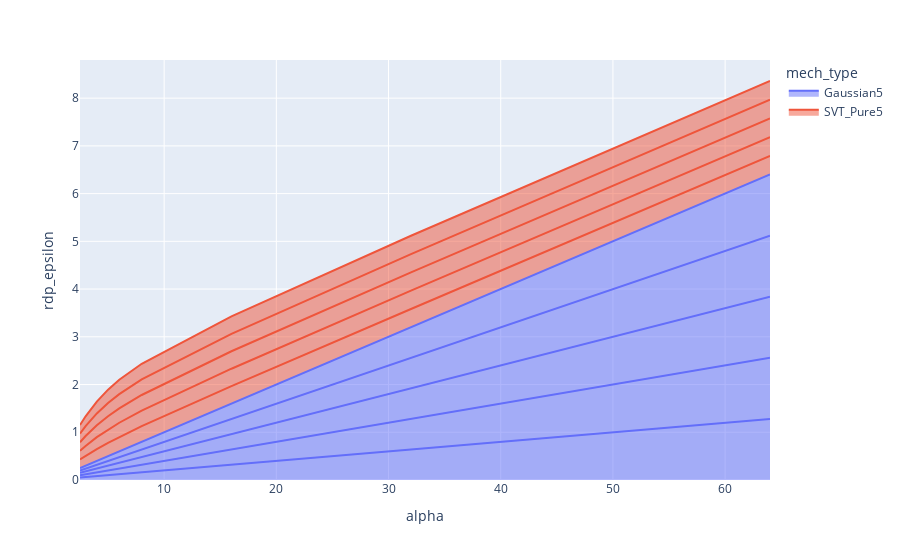

The notebook cell saved with this chart:
### Markdown cell above
## Standard (Laplace) sparse vector, converted to RDP with a pure DP upper bound

### Code cell
curves = {}
for i in range(5):
    curves[f"Gaussian5-{i}"] =  GaussianCurve(sigma=5)
    curves[f"SVT_Pure5-{i}"] = PureDPtoRDP(1/5+1/5)
df = df_normalized_curves(curves)
px.area(df, x="alpha", y="rdp_epsilon", color="mech_type", line_group="mech_name")

### Figure 1 — Plotly figure (JSON) as saved in the notebook; plotly's stock layout.template omitted (floating-point values rounded to 4 significant figures)
{"data": [{"fillpattern": {"shape": ""}, "hovertemplate": "mech_type=Gaussian5<br>mech_name=Gaussian5-0<br>alpha=%{x}<br>rdp_epsilon=%{y}<extra></extra>", "legendgroup": "Gaussian5", "line": {"color": "#636efa"}, "marker": {"symbol": "circle"}, "mode": "lines", "name": "Gaussian5", "orientation": "v", "showlegend": true, "stackgroup": "1", "type": "scatter", "x": [2.5, 3, 4, 5, 6, 8, 16, 32, 64], "xaxis": "x", "y": [0.05, 0.06, 0.08, 0.1, 0.12, 0.16, 0.32, 0.64, 1.28], "yaxis": "y"}, {"fillpattern": {"shape": ""}, "hovertemplate": "mech_type=Gaussian5<br>mech_name=Gaussian5-1<br>alpha=%{x}<br>rdp_epsilon=%{y}<extra></extra>", "legendgroup": "Gaussian5", "line": {"color": "#636efa"}, "marker": {"symbol": "circle"}, "mode": "lines", "name": "Gaussian5", "orientation": "v", "showlegend": false, "stackgroup": "1", "type": "scatter", "x": [2.5, 3, 4, 5, 6, 8, 16, 32, 64], "xaxis": "x", "y": [0.05, 0.06, 0.08, 0.1, 0.12, 0.16, 0.32, 0.64, 1.28], "yaxis": "y"}, {"fillpattern": {"shape": ""}, "hovertemplate": "mech_type=Gaussian5<br>mech_name=Gaussian5-2<br>alpha=%{x}<br>rdp_epsilon=%{y}<extra></extra>", "legendgroup": "Gaussian5", "line": {"color": "#636efa"}, "marker": {"symbol": "circle"}, "mode": "lines", "name": "Gaussian5", "orientation": "v", "showlegend": false, "stackgroup": "1", "type": "scatter", "x": [2.5, 3, 4, 5, 6, 8, 16, 32, 64], "xaxis": "x", "y": [0.05, 0.06, 0.08, 0.1, 0.12, 0.16, 0.32, 0.64, 1.28], "yaxis": "y"}, {"fillpattern": {"shape": ""}, "hovertemplate": "mech_type=Gaussian5<br>mech_name=Gaussian5-3<br>alpha=%{x}<br>rdp_epsilon=%{y}<extra></extra>", "legendgroup": "Gaussian5", "line": {"color": "#636efa"}, "marker": {"symbol": "circle"}, "mode": "lines", "name": "Gaussian5", "orientation": "v", "showlegend": false, "stackgroup": "1", "type": "scatter", "x": [2.5, 3, 4, 5, 6, 8, 16, 32, 64], "xaxis": "x", "y": [0.05, 0.06, 0.08, 0.1, 0.12, 0.16, 0.32, 0.64, 1.28], "yaxis": "y"}, {"fillpattern": {"shape": ""}, "hovertemplate": "mech_type=Gaussian5<br>mech_name=Gaussian5-4<br>alpha=%{x}<br>rdp_epsilon=%{y}<extra></extra>", "legendgroup": "Gaussian5", "line": {"color": "#636efa"}, "marker": {"symbol": "circle"}, "mode": "lines", "name": "Gaussian5", "orientation": "v", "showlegend": false, "stackgroup": "1", "type": "scatter", "x": [2.5, 3, 4, 5, 6, 8, 16, 32, 64], "xaxis": "x", "y": [0.05, 0.06, 0.08, 0.1, 0.12, 0.16, 0.32, 0.64, 1.28], "yaxis": "y"}, {"fillpattern": {"shape": ""}, "hovertemplate": "mech_type=SVT_Pure5<br>mech_name=SVT_Pure5-0<br>alpha=%{x}<br>rdp_epsilon=%{y}<extra></extra>", "legendgroup": "SVT_Pure5", "line": {"color": "#EF553B"}, "marker": {"symbol": "circle"}, "mode": "lines", "name": "SVT_Pure5", "orientation": "v", "showlegend": true, "stackgroup": "1", "type": "scatter", "x": [2.5, 3, 4, 5, 6, 8, 16, 32, 64], "xaxis": "x", "y": [0.1806, 0.207, 0.2487, 0.2785, 0.2998, 0.3271, 0.3658, 0.3835, 0.3919], "yaxis": "y"}, {"fillpattern": {"shape": ""}, "hovertemplate": "mech_type=SVT_Pure5<br>mech_name=SVT_Pure5-1<br>alpha=%{x}<br>rdp_epsilon=%{y}<extra></extra>", "legendgroup": "SVT_Pure5", "line": {"color": "#EF553B"}, "marker": {"symbol": "circle"}, "mode": "lines", "name": "SVT_Pure5", "orientation": "v", "showlegend": false, "stackgroup": "1", "type": "scatter", "x": [2.5, 3, 4, 5, 6, 8, 16, 32, 64], "xaxis": "x", "y": [0.1806, 0.207, 0.2487, 0.2785, 0.2998, 0.3271, 0.3658, 0.3835, 0.3919], "yaxis": "y"}, {"fillpattern": {"shape": ""}, "hovertemplate": "mech_type=SVT_Pure5<br>mech_name=SVT_Pure5-2<br>alpha=%{x}<br>rdp_epsilon=%{y}<extra></extra>", "legendgroup": "SVT_Pure5", "line": {"color": "#EF553B"}, "marker": {"symbol": "circle"}, "mode": "lines", "name": "SVT_Pure5", "orientation": "v", "showlegend": false, "stackgroup": "1", "type": "scatter", "x": [2.5, 3, 4, 5, 6, 8, 16, 32, 64], "xaxis": "x", "y": [0.1806, 0.207, 0.2487, 0.2785, 0.2998, 0.3271, 0.3658, 0.3835, 0.3919], "yaxis": "y"}, {"fillpattern": {"shape": ""}, "hovertemplate": "mech_type=SVT_Pure5<br>mech_name=SVT_Pure5-3<br>alpha=%{x}<br>rdp_epsilon=%{y}<extra></extra>", "legendgroup": "SVT_Pure5", "line": {"color": "#EF553B"}, "marker": {"symbol": "circle"}, "mode": "lines", "name": "SVT_Pure5", "orientation": "v", "showlegend": false, "stackgroup": "1", "type": "scatter", "x": [2.5, 3, 4, 5, 6, 8, 16, 32, 64], "xaxis": "x", "y": [0.1806, 0.207, 0.2487, 0.2785, 0.2998, 0.3271, 0.3658, 0.3835, 0.3919], "yaxis": "y"}, {"fillpattern": {"shape": ""}, "hovertemplate": "mech_type=SVT_Pure5<br>mech_name=SVT_Pure5-4<br>alpha=%{x}<br>rdp_epsilon=%{y}<extra></extra>", "legendgroup": "SVT_Pure5", "line": {"color": "#EF553B"}, "marker": {"symbol": "circle"}, "mode": "lines", "name": "SVT_Pure5", "orientation": "v", "showlegend": false, "stackgroup": "1", "type": "scatter", "x": [2.5, 3, 4, 5, 6, 8, 16, 32, 64], "xaxis": "x", "y": [0.1806, 0.207, 0.2487, 0.2785, 0.2998, 0.3271, 0.3658, 0.3835, 0.3919], "yaxis": "y"}], "layout": {"autosize": true, "legend": {"title": {"text": "mech_type"}, "tracegroupgap": 0}, "margin": {"t": 60}, "xaxis": {"anchor": "y", "autorange": true, "domain": [0, 1], "range": [2.5, 64], "title": {"text": "alpha"}, "type": "linear"}, "yaxis": {"anchor": "x", "autorange": true, "domain": [0, 1], "range": [0, 8.799], "title": {"text": "rdp_epsilon"}, "type": "linear"}}}
